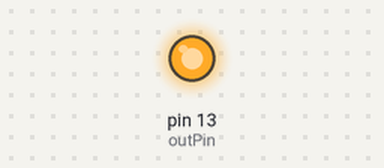
A sketch run on a simulated Arduino Uno, built with avr-gcc and run on an emulated ATmega328P. On the bench: output pins drawn as LEDs (lit = HIGH). Pins used as bus, display or sensor lines are not drawn.

Above: at 2.5 s.
At 5.5 s:
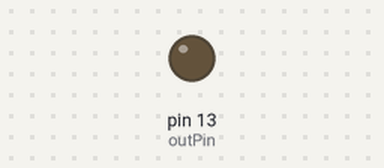
Timing chart, 0 to 7.8 s (numbered marks = the images above):
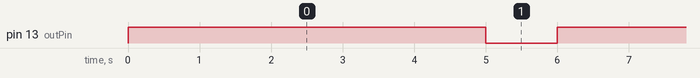

The sketch:

Laser.ino
```cpp
int vccPin = 12; // vcc는 전력 5V
int gndPin = 11; // gnd 전류가 모이는 곳 0V
int outPin = 13; // 레이저 발사

void setup() {
  pinMode(vccPin, OUTPUT);
  pinMode(gndPin, OUTPUT);
  pinMode(outPin, OUTPUT);
  digitalWrite(vccPin, HIGH);
  digitalWrite(gndPin, LOW);
  digitalWrite(outPin, LOW); // 초기화
}

void loop() {
  digitalWrite(outPin, HIGH);
  delay(5000); // 5초
  digitalWrite(outPin, LOW);
  delay(1000); // 1초
}
```

Measured:
- by itself, pin 13 (outPin): alternates HIGH for 5.0 s and LOW for 1.0 s
